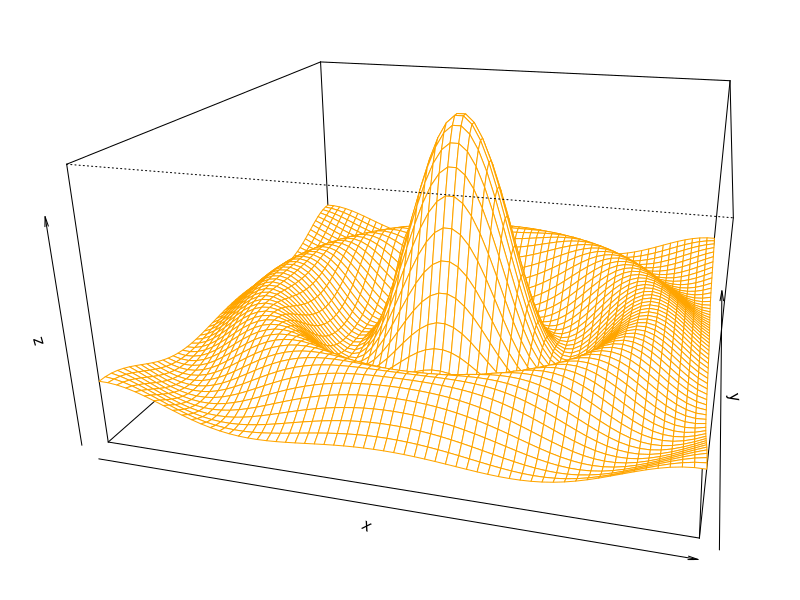

Recreate this plot in R. (Note: this script raises an error after producing the figure.)
testPersp = function(theta=120, phi = 20, expand = 0.5, col = 'White',
                        box = TRUE, border = 'orange', 
                        ticktype = 'simple', nticks = 5, ...) {
    x = seq(-10,10,length = 60)
    y = seq(-10,10,length = 60)
    f <- function(x, y) { r <- sqrt(x^2+y^2); 10 * sin(r)/r }
    z <- outer(x, y, f)
    z[is.na(z)] <- 1
    par(mar = c(2,2,2,2))
    trans <- persp(x, y, z, theta = theta, 
                   phi = phi, expand = expand, 
                   col = col, box = box, border = border, 
                   ticktype = ticktype, nticks = nticks, ...)
                   
    trans
}

echoTest = function(trans = trans) {
    plot = recordPlot()
    plotInfo = perInit(plot, trans = trans, newpage = TRUE)
    per(plot = plotInfo)
    grid.text('grid', 0.1, 0.9)
    perFinal()
}

## test on theta
	trans = testPersp(15)
	echoTest(trans)

	trans = testPersp(60)
	echoTest(trans)

	trans = testPersp(120)
	echoTest(trans)

	trans = testPersp(160)
	echoTest(trans)

	trans = testPersp(220)
	echoTest(trans)

	trans = testPersp(280)
	echoTest(trans)

	trans = testPersp(350)
	echoTest(trans)


## test on phi
	trans = testPersp(phi = 15)
	echoTest(trans)

	trans = testPersp(phi = 22.5)
	echoTest(trans)

	trans = testPersp(phi = 50)
	echoTest(trans)

	trans = testPersp(phi =80)
	echoTest(trans)

	trans = testPersp(phi = 120)
	echoTest(trans)

	trans = testPersp(phi =310)
	echoTest(trans)

	trans = testPersp(phi = 720)
	echoTest(trans)


## test on expand
	trans = testPersp(expand = 0.01)
	echoTest(trans)

	trans = testPersp(expand = 0.2)
	echoTest(trans)

	trans = testPersp(expand = 0.35)
	echoTest(trans)

	trans = testPersp(expand = 2)
	echoTest(trans)

	trans = testPersp(expand = 5)
	echoTest(trans)

	trans = testPersp(expand = 10)
	echoTest(trans)

	trans = testPersp(expand = 100)
	echoTest(trans)

## test on lim
## Bug on here...........................................................................
	trans = testPersp(xlim = c(-5,5))
	echoTest(trans)

	trans = testPersp(ylim = c(-5,5))
	echoTest(trans)

	trans = testPersp(zlim = c(-5,5))
	echoTest(trans)

## test on label
	trans = testPersp(xlab = 'xx', ylab = 'yy', zlab = 'zz')
	echoTest(trans)

## test on r
	trans = testPersp(r = 5)
	echoTest(trans)

	trans = testPersp(r = 10)
	echoTest(trans)

	trans = testPersp(r = 20)
	echoTest(trans)

##test on d
	trans = testPersp(d = 0.5)
	echoTest(trans)

	trans = testPersp(d = 0)
	echoTest(trans)

	trans = testPersp(d = 1)
	echoTest(trans)

## test on scale
	trans = testPersp(scale = FALSE)
	echoTest(trans)

	trans = testPersp(scale = TRUE)
	echoTest(trans)

## test on expand
	trans = testPersp(expand = 0.5)
	echoTest(trans)

	trans = testPersp(expand = 1)
	echoTest(trans)

	trans = testPersp(expand = 0.25)
	echoTest(trans)

	trans = testPersp(d = 2)
	echoTest(trans)

## test on col
	trans = testPersp(col = 1)
	echoTest(trans)

	trans = testPersp(col = 'blue')
	echoTest(trans)

	trans = testPersp(col = 1:5)
	echoTest(trans)

	trans = testPersp(col = 1:10)
	echoTest(trans)

	trans = testPersp(col = 1:100)
	echoTest(trans)

## test on border
	trans = testPersp(border = 1)
	echoTest(trans)

	trans = testPersp(border = 'brown')
	echoTest(trans)

	trans = testPersp(border = 5:6)
	echoTest(trans)

## test on axes
	trans = testPersp(axes = TRUE)
	echoTest(trans)

	trans = testPersp(axes = FALSE)
	echoTest(trans)

## if box = False then not drawing any axes even axes = TRUE
	trans = testPersp(box = FALSE, axes = TRUE)
	echoTest(trans)

	trans = testPersp(box = FALSE, axes = FALSE)
	echoTest(trans)

## test on ticktype
	trans = testPersp(ticktype = 'detail', axes = TRUE, box = FALSE)
	echoTest(trans)
    
    
## test on lty
	trans = testPersp(lty = 'dotted')
	echoTest(trans)
    
    trans = testPersp(lty = '1331')
	echoTest(trans)
    
    
## test on lwd
	trans = testPersp(lwd = 2)
	echoTest(trans)
    
    trans = testPersp(lwd = 3)
	echoTest(trans)
    
## other bugs:
    ## 1. pty = 's'
